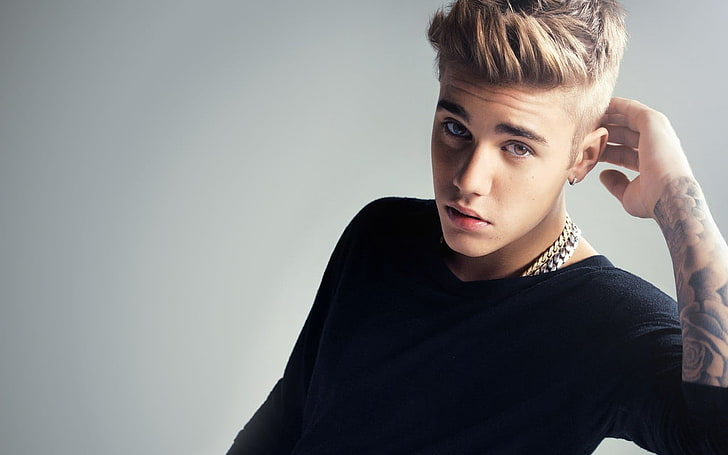
#> input picture Justin.jpg, 728 x 455 px
$ jupyter execute 'Task 4.2 Image_Crop.ipynb'
#> lines starting #> are read from the running program, lines starting #| are printed output that depends on the picture
[cell 1]
import cv2
import numpy as np
import matplotlib.pyplot as plt

[cell 2]
justin = cv2.imread('Justin.jpg')
#> justin is the input picture: shape (455, 728, 3); mean B, G, R 130.7, 130, 130.2
justin1 = cv2.imread('Justin_.jpg')
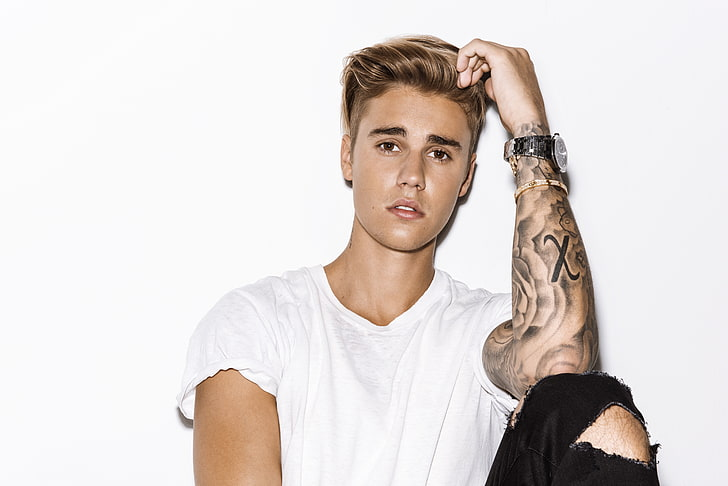
#> input picture Justin_.jpg, 728 x 486 px
#> justin1 is the input picture: shape (486, 728, 3); mean B, G, R 213.6, 216.7, 224
justin = cv2.cvtColor(justin, cv2.COLOR_BGR2RGB)
justin1 = cv2.cvtColor(justin1, cv2.COLOR_BGR2RGB)

[cell 3]
plt.imshow(justin1)

[cell 4]
plt.imshow(justin)

[cell 5]
jb_cropped = justin[0:250 , 400:650]
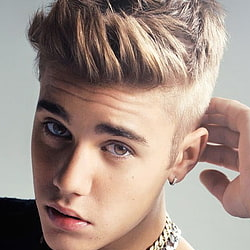
#> jb_cropped: shape (250, 250, 3); mean R, G, B 162.3, 142.5, 132.8

[cell 6]
plt.imshow(jb_cropped)

[cell 7]
jb_cropped.shape
#> Out = (250, 250, 3)

[cell 8]
justin1[50:300 , 300:550] = jb_cropped
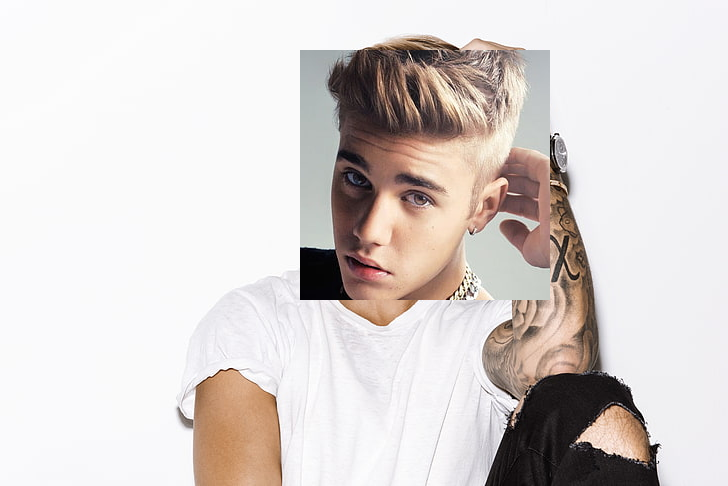
#> justin1: shape (486, 728, 3); mean R, G, B 218.1, 211.4, 209
